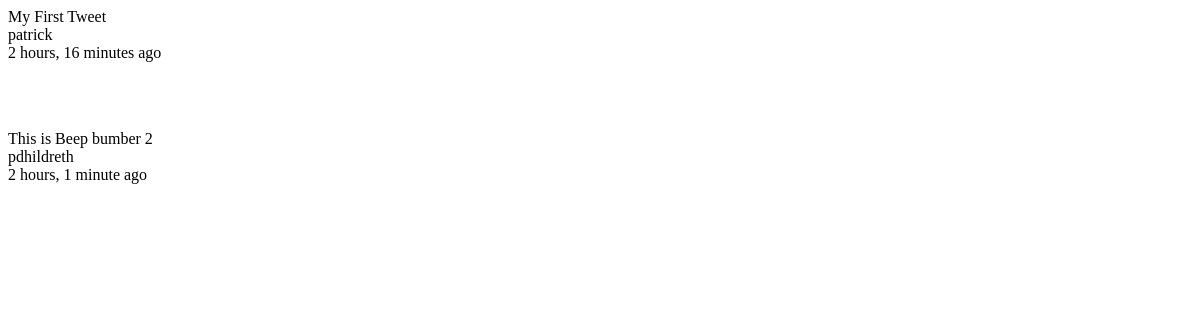
Before: /beep/ with the older database file.
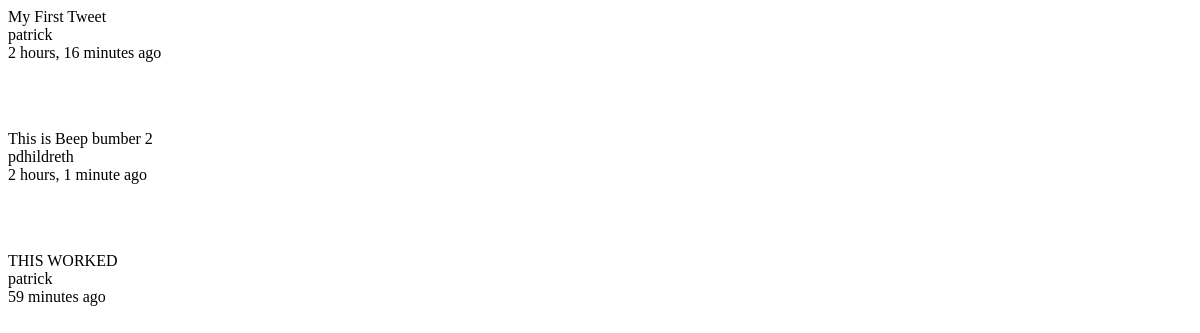
After: the same page with the newer database file.
### beeps/models.py (models this page shows, shortened)
class Beep(models.Model):
    user        = models.ForeignKey(settings.AUTH_USER_MODEL, on_delete=models.CASCADE)
    content     = models.CharField(max_length=140)
    updated     = models.DateTimeField(auto_now=True)
    timestamp   = models.DateTimeField(auto_now_add=True)

### beeps/views.py (the view)
class BeepListView(ListView):
    template_name = "beeps/list_view.html"
    queryset = Beep.objects.all()
    def get_context_data(self, *args, **kwargs):
        context = super(BeepListView, self).get_context_data(*args, **kwargs)
        return context

### beeps/templates/beeps/list_view.html
{% for object in object_list %}
<p>{{ object.content }}<br/>
{{ object.user }}<br/>
{{ object.timestamp|timesince }} ago</p><br/><br/>
{% empty %}
<p>No tweets yet.</p>
{% endfor %}

Changed rows visible on the page:
added Beep: content "THIS WORKED", user "patrick", timestamp "59 minutes"
